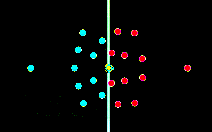
#> input picture try3.png, 212 x 132 px, given in place of the camera
$ python 'circle detect1.py'
#> lines starting #> are read from the running program, lines starting #| are printed output that depends on the picture; after the words box and inside, x2 and y2 are one past the last pixel; in counts of white or black regions, pixels touching at a corner belong together
### Quiz1.py
# Question 1 Noise Recuction from images
##############################################################################
# from curses.panel import bottom_panel
from math import floor

import ast
# A = input()
# A = ast.literal_eval(A)


def remove_noise(field, i, j):
    i = int(i)
    j = int(j)
    d = {'top': True, 'bottom': True, 'left': True, 'right': True, 'top_left': True,
         'top_right': True, 'bottom_left': True, 'bottom_right': True}
    No = None
    top = 'field[i-1][j]'
    bottom = 'field[i+1][j]'
    left = 'field[i][j-1]'
    right = 'field[i][j+1]'
    top_left = 'field[i-1][j-1]'
    top_right = 'field[i-1][j+1]'
    bottom_left = 'field[i+1][j-1]'
    bottom_right = 'field[i+1][j+1]'
    # print('this')

    if i == 0:
        top = 'No'
        d['top'] = False
        top_left = 'No'
        d['top_left'] = False
        top_right = 'No'
        d['top_right'] = False
    if i == len(field)-1:
        bottom = 'No'
        d['bottom'] = False
        bottom_left = 'No'
        d['bottom_left'] = False
        bottom_right = 'No'
        d['bottom_right'] = False

    if j == 0:
        left = 'No'
        d['left'] = False
        top_left = 'No'
        d['top_left'] = False
        bottom_left = 'No'
        d['bottom_left'] = False
    if j == len(field[i])-1:
        right = 'No'
        d['right'] = False
        top_right = 'No'
        d['top_right'] = False
        bottom_right = 'No'
        d['bottom_right'] = False

    top = eval(top)
    bottom = eval(bottom)
    left = eval(left)
    right = eval(right)
    top_left = eval(top_left)
    top_right = eval(top_right)
    bottom_left = eval(bottom_left)
    bottom_right = eval(bottom_right)

    for i in d:
        if d[i] == True:
            # print(eval(eval(i)))
            d[i] = eval(i)

    # [21 lines of commented-out code are left out]

    return d

# print(remove_noise(A))


# A = [[10, 20, 20], [10, 10, 10], [20, 10, 20]]
# # sample output --> [[12, 13, 15], [13, 14, 15], [12, 13, 12]]

# print(remove_noise(A, 0, 0))

### circle detect1.py
import imghdr
import cv2 as cv
import time
from cv2 import illuminationChange
import numpy as np
import pydirectinput as p
import math
import os
import sys
import Quiz1 as q1


# [8 lines left out: function enqueue_p, not called in this run]


def mid_point(x1, y1, x2, y2):
    x = (x1 + x2) // 2
    y = (y1 + y2) // 2

    return (x, y)


def dist(x1, y1, x2, y2):
    a = (x2 - x1) ** 2
    b = (y2 - y1) ** 2

    d = abs((a + b)) ** (1/2)

    return d


def display_adj_matrix(G, lst, d1):
    for k in G:
        for l in G:
            lst[d1[k]][d1[l]] = (
                dist(G[k][0], G[k][1], G[l][0], G[l][1]), d1[l])
    return lst


# [6 lines left out: function line, not called in this run]


def an(x1, y1, x2, y2):
    mag_v1 = 100
    mag_v2 = dist(x1, y1, x2, y2)

    val = (100*(x2-x1)) / (mag_v1*mag_v2)

    ang = math.acos(val)

    if y2 > y1:
        return (2*math.pi) - ang

    else:
        return ang


# def run(x1, y1, opp):
#     a1, a2 = x1+40, y1
#     b1, b2 = None, None
def dribble(field, xm, ym):
    is_true = q1.remove_noise(field, ym, xm)
    print(is_true)
    if is_true['bottom'] == 0:
        if field[ym+2][xm] == 0:
            p.keyDown('shift')
            p.keyDown('right')
            time.sleep(0.1)
            p.keyUp('shift')
            p.keyUp('right')
    # elif is_true[]
    elif is_true['bottom_left'] == 0:
        p.keyDown('right')
        p.keyDown('down')
        time.sleep(0.1)
        p.keyUp('right')
        p.keyUp('down')
    elif is_true['bottom_right'] == 0:
        p.keyDown('right')
        p.keyDown('up')
        time.sleep(0.1)
        p.keyUp('right')
        p.keyUp('up')
    elif is_true['left'] == 0:
        # p.keyDown('right')
        p.keyDown('down')
        time.sleep(0.1)
        # p.keyUp('right')
        p.keyUp('down')
    elif is_true['right'] == 0:
        # p.keyDown('right')
        p.keyDown('up')
        time.sleep(0.1)
        # p.keyUp('right')
        p.keyUp('up')
    else:
        p.keyDown('s')
        print('nowhere')


# [254 lines left out: functions pass_ball, thru, goaler, dijkstra, not called in this run]
        # print("Visited nodes: " + str(visited))
        # print("Currently lowest distances: " + str(distances))'


def get_enemy(graph, node):
    opp_lst = [x for x in graph[node][0:11] if x[0] < 22]
    return opp_lst


# [13 lines of commented-out code are left out]
cap = cv.VideoCapture(1)

# cap.set(3, 1280)
# cap.set(4, 720)
d = {'Red0': (7, 77), 'Red1': (8, 88), 'Red2': (9, 99), 'Red3': (10, 100), 'Red4': (11, 110), 'Red5': (12, 120), 'Red6': (13, 130), 'Red7': (14, 150), 'Red8': (15, 150), 'Red9': (16, 160), 'Red10': (17, 170), 'Blue0': (
    510, 548), 'Blue1': (531, 544), 'Blue2': (524, 535), 'Blue3': (513, 539), 'Blue4': (407, 439), 'Blue5': (402, 430), 'Blue6': (387, 436), 'Blue7': (473, 407), 'Blue8': (493, 407), 'Blue9': (486, 397), 'Blue10': (482, 396), 'ball': (100, 100)}
d1 = {}
d2 = {}
lst = [[0 for j in range(len(d))] for i in range(len(d))]
count = 0
for m in d:
    d1[m] = count
    d2[count] = m
    count += 1

print(d1)
print(d2)

# matrcizing the football field

field = [[0 for x in range(25)] for y in range(26)]

x_map = {7: 0, 8: 0, 9: 0, 10: 0}
y_map = {77: 0, 78: 0, 79: 0, 80: 0}

w = 11
i = 0
while i < 25:
    increment = w+18
    for k in range(w, increment):
        x_map[k] = i

    w = increment
    i += 1

w = 81
i = 0
while i < 26:
    increment = w+18
    for k in range(w, increment):
        y_map[k] = i

    w = increment
    i += 1

# print(y_map)

while True:
    _, img = cap.read()
#> img is the input picture: shape (132, 212, 3); mean B, G, R 7.1, 7.8, 6.5
    count = 0
    countR = 0
    countB = 0
    countY = 0
    hsv = cv.cvtColor(img, cv.COLOR_BGR2HSV)
#> hsv: shape (132, 212, 3); mean H, S, V 3, 8.3, 10.8
    blank = np.zeros(img.shape[:], dtype='uint8')
    blank2 = np.zeros(img.shape[:], dtype='uint8')
    blank3 = np.zeros(img.shape[:], dtype='uint8')

    # Upper boundary
    cv.line(blank, (77, 7), (548, 7), (255, 255, 255), 8)
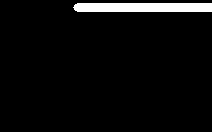
#> blank: shape (132, 212, 3); 4.4% white; 1 white region, box (x1, y1, x2, y2) and area: (73, 3, 212, 12) 1235
    cv.line(img, (77, 7), (548, 7), (255, 255, 255), 8)  # 600
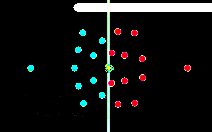
#> img: shape (132, 212, 3); 4.38% of pixels changed, all inside (x1, y1, x2, y2) = (73, 3, 212, 12)
    cv.line(blank2, (77, 7), (548, 7), (255, 255, 255), 8)

    # Lower boundary
    cv.line(blank, (77, 460), (548, 460), (255, 255, 255), 8)
    cv.line(img, (77, 460), (548, 460), (255, 255, 255), 8)
    cv.line(blank2, (77, 460), (548, 460), (255, 255, 255), 8)

    # upper left corner
    cv.line(blank, (77, 7), (77, 460), (255, 255, 255), 8)
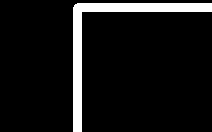
#> blank: shape (132, 212, 3); 8.3% white; 1 white region, box (x1, y1, x2, y2) and area: (73, 3, 212, 132) 2323
    cv.line(img, (77, 7), (77, 460), (255, 255, 255), 8)
    cv.line(blank2, (77, 7), (77, 460), (255, 255, 255), 8)

    # upper right corner
    cv.line(blank, (548, 7), (548, 460), (255, 255, 255), 8)
    cv.line(img, (548, 7), (548, 460), (255, 255, 255), 8)
    cv.line(blank2, (548, 7), (548, 460), (255, 255, 255), 8)

    # left goal
    cv.line(blank, (77, 174), (77, 305), (45, 29, 240), 8)
    cv.line(img, (77, 174), (77, 305), (45, 29, 240), 8)
    cv.line(blank2, (77, 174), (77, 305), (45, 29, 240), 8)

    # right goal
    cv.line(blank, (548, 174), (548, 305), (45, 29, 240), 8)
    cv.line(img, (548, 174), (548, 305), (45, 29, 240), 8)
    cv.line(blank2, (548, 174), (548, 305), (45, 29, 240), 8)

    cv.line(img, (202, 7), (202, 460), (255, 255, 255), 2)
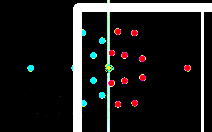
#> img: shape (132, 212, 3); mean B, G, R 30.4, 30.9, 30.7
    cv.line(img, (423, 7), (423, 460), (255, 255, 255), 2)
    cv.line(img, (313, 7), (313, 460), (255, 255, 255), 1)

    cv.line(img, (548, 174), (381, 7), (255, 255, 255), 10)
    cv.line(img, (548, 305), (381, 460), (255, 255, 255), 10)

    mask_R = cv.inRange(hsv, (161, 244, 141), (172, 255, 255))
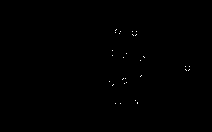
#> mask_R: shape (132, 212); 0.14% white in thin lines or dots, all inside (x1, y1, x2, y2) = (109, 29, 190, 104)
    mask_Y = cv.inRange(hsv, (24, 177, 187), (33, 247, 217))
#> mask_Y: shape (132, 212); every value is 0
    mask_B = cv.inRange(hsv, (93, 210, 193), (101, 241, 238))
    # mask_B = cv.inRange(hsv, (94, 191, 204), (98, 203, 213))

    # cv.circle(blank,(300,300),25,(0,0,80),3)

    con_R, contours_R = cv.findContours(
        mask_R, cv.RETR_EXTERNAL, cv.CHAIN_APPROX_SIMPLE)
#> con_R = 29 contours, all with area under 20; contours_R = 29 rows, first 6: [1, -1, -1, -1], [2, 0, -1, -1], [3, 1, -1, -1], [4, 2, -1, -1], [5, 3, -1, -1], [6, 4, -1, -1]
    con_Y, contours_Y = cv.findContours(
        mask_Y, cv.RETR_EXTERNAL, cv.CHAIN_APPROX_SIMPLE)
#> con_Y = []; contours_Y = None
    con_B, contours_B = cv.findContours(
        mask_B, cv.RETR_EXTERNAL, cv.CHAIN_APPROX_SIMPLE)
#> con_B = []; contours_B = None

    for cnt in con_R:
        x, y, w, h = cv.boundingRect(cnt)

        md = mid_point(x, y, x+w, y+h)

        # if f'Red{count}' in d:
        if countR <= 10:

            d[f'Red{count}'] = md

            count += 1
            countR += 1

            # cv.circle(img, md, 3, (0, 0, 255), -1)
            cv.circle(blank, md, 10, (0, 0, 255), -1)
            # if countR < 3:
            cv.circle(blank2, md, 8, (0, 0, 255), -1)
#> this loop made 29 passes
#> (cnt, w, h) on passes 3, 5, 10, 11, 12, 13, 18, 22, 23, 29: ([[137, 102], [137, 103]], 1, 2), ([[113, 84], [112, 85]], 2, 2), ([[123, 78], [122, 79]], 2, 2), ([[141, 75], [140, 76]], 2, 2), ([[189, 69], [188, 70]], 2, 2), ([[185, 69], [186, 70]], 2, 2), ([[143, 56], [144, 57]], 2, 2), ([[136, 34], [135, 35]], 2, 2), ([[132, 34], [133, 35]], 2, 2), ([[116, 29], [115, 30]], 2, 2)
#> (w, h) on passes 1, 2, 4, 6, 7, 8: (1, 1), (1, 1), (1, 1), (1, 1), (1, 1), (1, 1)
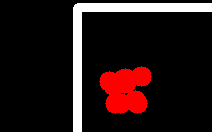
#> blank: shape (132, 212, 3); 6.39% of pixels changed, all inside (x1, y1, x2, y2) = (99, 66, 152, 114); drawn as B, G, R
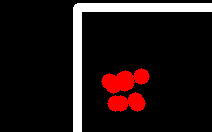
#> blank2: shape (132, 212, 3); 4.54% of pixels changed, all inside (x1, y1, x2, y2) = (101, 68, 150, 112); drawn as B, G, R
#> after the loop, count = 11; countR = 11; d = 23 items

    count = 0

    for cnt in con_B:
        x, y, w, h = cv.boundingRect(cnt)

        md = mid_point(x, y, x+w, y+h)

        # if f'Blue{count}' in d:
        if countB <= 10:

            d[f'Blue{count}'] = md

            count += 1
            countB += 1

            # cv.circle(img, md, 3, (255, 0, 0), -1)
            cv.circle(blank, md, 10, (255, 0, 0), -1)
            # if countB < 5:
            cv.circle(blank2, md, 8, (255, 0, 0), -1)
#> this loop made 0 passes
#> after the loop, count = 0; countB = 0

    for cnt in con_Y:

        x_Y, y_Y, w_Y, h_Y = cv.boundingRect(cnt)

        md_Y = mid_point(x_Y, y_Y, x_Y+w_Y, y_Y+h_Y)

        if countY <= 1:

            d['ball'] = md_Y

            count += 1
            countY += 1

            cv.circle(img, md_Y, 3, (0, 255, 255), -1)
            cv.circle(blank, md_Y, 10, (0, 255, 255), -1)
            cv.circle(blank2, md_Y, 8, (0, 255, 255), -1)

        for i in d:
            for j in d:
                if i != j:
                    if i == 'ball':
                        # cv.line(img, d[i], d[j], (0, 255, 255), 1)
                        cv.line(blank, d[i], d[j], (0, 255, 255), 1)
                    elif 'Red' in i:
                        # cv.line(img, d[i], d[j], (0, 0, 255), 1)
                        cv.line(blank, d[i], d[j], (0, 0, 255), 1)
                    else:
                        # cv.line(img, d[i], d[j], (255, 0, 0), 1)
                        cv.line(blank, d[i], d[j], (255, 0, 0), 1)
#> after the loop, count = 0; countY = 0

    # print (display_adj_matrix(d))
    adj_mat = display_adj_matrix(d, lst, d1)
#> the loop in display_adj_matrix, `for k in G:` made 23 passes
#> k on passes 8 to 19: 'Red7', 'Red8', 'Red9', 'Red10', 'Blue0', 'Blue1', 'Blue2', 'Blue3', 'Blue4', 'Blue5', 'Blue6', 'Blue7'
#> k on passes 1 to 6: 'Red0', 'Red1', 'Red2', 'Red3', 'Red4', 'Red5'

    cv.imshow('Orig', img)
    # cv.imshow ('and', mask_R)
    cv.imshow('Graph', blank)
    cv.imshow('nodesOnly', blank2)

    print(f'Red = {countR}, Blue = {countB}, Ball = {countY}')
#| Red = 11, Blue = 0, Ball = 0
    cv.waitKey(1)

    # print(d)

    red_Y = [d[x][0] for x in d if x[0] == 'R' and d[x][0] < 200]
    blue_Y = [d[x][0] for x in d if x[0] == 'B' and d[x][0] < 200]
    red_Y2 = [d[x][0] for x in d if x[0] == 'R' and d[x][0] < 325]
    print(red_Y)
#| [120, 115, 137, 135, 113, 124, 126, 109, 125, 123, 141]

    for z in d:
        if 'R' in z:
            try:  # beacuse of the mis identification in image recognition.
                x_cord = d[z][0]
                y_cord = d[z][1]
                xm = x_map[x_cord]
                ym = y_map[y_cord]
                field[ym][xm] = 1
            except:
                pass
#> this loop made 23 passes

    x_cord = d['ball'][0]
    y_cord = d['ball'][1]
    try:
        xm = x_map[x_cord]
        ym = y_map[y_cord]
        field[ym][xm] = 2
    except:
        pass

    print(field)
#> (printed output is left out)

    # Strategies
    if len(red_Y) > 5 and len(blue_Y) > 3:
        p.keyDown('s')
        p.keyDown('a')
    elif countB > 10 and d['ball'][0] < 423:
        print('defense')
        if ((len(red_Y2) > 3) and d['ball'][0] < 423):
            p.keyDown('right')
            p.keyDown('s')
        elif len(red_Y) >= 1 and d['ball'][0] < 202:
            p.keyDown('s')
            p.keyDown('a')
        else:
            p.keyDown('right')
            p.keyDown('s')
            # p.keyDown('a')

    # lst=[left,right,up,down, leftup, leftdown, righup , rightdown]
    # if initx < finalx
    # if inity < final y
    # if initx > final x
    # if init y > final y

    # {'Red0': 0, 'Red1': 1, 'Red2': 2, 'Red3': 3, 'Red4': 4, 'Red5': 5, 'Red6': 6, 'Red7': 7, 'Red8': 8, 'Red9': 9, 'Red10': 10, 'Blue0': 11, 'Blue1': 12, 'Blue2': 13, 'Blue3': 14, 'Blue4': 15, 'Blue5': 16, 'Blue6': 17, 'Blue7': 18, 'Blue8': 19, 'Blue9': 20, 'Blue10': 21, 'ball': 22}
    else:
        teammates = sorted(adj_mat[22][11:22], key=lambda x: x[0])
        opp = sorted(adj_mat[22][0:11], key=lambda y: y[0])

        bhagcount = 0
        bhagcount2 = 0
        # run = True
        x1, y1 = d['ball']
        if d['ball'][0] >= 450:
            if y1 < 174:
                p.keyDown('down')
                p.keyDown('right')
                p.keyDown('a')
                print('ball kicked')
                time.sleep(0.2)
                p.keyUp('down')
                p.keyUp('right')
                p.keyUp('a')
            elif 174 < y1 < 305:
                p.keyDown('right')
                p.keyDown('a')
                print('ball kicked')
                time.sleep(0.2)
                p.keyUp('right')
                p.keyUp('a')
            else:
                p.keyDown('up')
                p.keyDown('right')
                p.keyDown('a')
                print('ball kicked')
                time.sleep(0.2)
                p.keyUp('up')
                p.keyUp('right')
                p.keyUp('a')

        elif opp[0][0] > 100 or an(x1, y1, d[d2[opp[0][1]]][0], d[d2[opp[0][1]]][1]) > math.pi:
            dribble(field, xm, ym)
#| {'top': 0, 'bottom': 0, 'left': 0, 'right': 1, 'top_left': 0, 'top_right': 1, 'bottom_left': 0, 'bottom_right': 0}

        elif d['ball'][0] >= 400:
            list_of_options = goaler()
            if len(list_of_options) == 0:
                # apny pass rakho
                # line
                m1, b1 = line(x1, y1-5, x1+60, y1-10)
                m2, b2 = line(x1, y1+5, x1+60, y1+10)
                runn = True

                for i in opp[:5]:
                    if d[d2[i[1]]][0] > d['ball'][0]:
                        bhagcount += 1
                    elif x1+100 > d[d2[i[1]]][0] >= x1:
                        if d[d2[i[1]]][0] < (m1*d[d2[i[1]]][0]+b1) or d[d2[i[1]]][0] > (m2*d[d2[i[1]]][0]+b2):
                            bhagcount += 1

                if bhagcount <= 1 or bhagcount2 <= 1:
                    for i in range(10):
                        p.keyDown('shift')
                        p.keyDown('right')
                    p.keyUp('shift')
                    p.keyUp('right')

            elif len(list_of_options) == 1:
                x1, y1 = d[d2[list_of_options[0][1]]]
                x2, y2 = d[d2[list_of_options[0][0]]]
                pass_ball(
                    x1, y1, x2, y2, adj_mat[list_of_options[0][1]][list_of_options[0][0]][0])
                p.keyDown('a')
                print('ball kicked')
                time.sleep(0.3)
                p.keyUp('a')

            elif len(list_of_options) > 1:
                x1, y1 = d[d2[list_of_options[-1][1]]]
                x2, y2 = d[d2[list_of_options[-1][0]]]
                pass_ball(
                    x1, y1, x2, y2, adj_mat[list_of_options[0][1]][list_of_options[0][0]][0])
        #             # bhago()

        # keep_ball = True
        else:
            for i in teammates:
                print(f'entering loop {i}')
                node = i[1]
                # print(node)

                # print(adj_mat[11+i][0:11])
                opp_i = min(adj_mat[node][0:11], key=lambda x: x[0])
                # print(opp_i)

                x1, y1 = d['ball']
                # print(x1, y1)
                x2, y2 = d[d2[node]]
                # print(x2, y2)
                m, b = line(x1, y1, x2, y2)

                should_pass = True
                ynew = m*x2 + b-40  # distance between ball and the next player se ooper wala distance jispe line end horhi hai. parallelogra ki
                diss = dist(x1, y1, x2, ynew)
                # cv.line(blank, (x1, y1), (x2, ynew), (255,0,0), 10)
                if opp_i[0] > 40:
                    for k in adj_mat[22][0:11]:
                        if k[0] < diss:
                            a1, b1 = d[d2[k[1]]]
                            if (b1 > 0.9*m*a1 + b+30) or b1 < (1.15*m*a1 + b-30):
                                pass
                            else:
                                should_pass = False
                                break
                    if should_pass:
                        pass_ball(x1, y1, x2, y2, i[0])
                        keepball = False
                        print('passsssssssssssssssssssssssssssssssssssssssssssss')
                        break

                else:
                    thru(x1, y1, x2, y2, i[0])
                    # check angle also after distance. Long passes.

    # time.sleep(4)
# sssss
